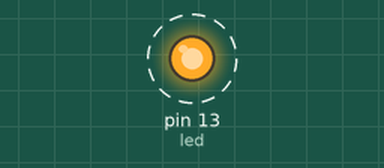
Bench run of a sketch on a simulated Arduino Uno, built with avr-gcc and run on an emulated ATmega328P. Shown: output pins drawn as LEDs (lit = HIGH). Dashed ring = blinking. What the sketch prints to the serial monitor is not drawn.

Above: at 0.5 s.
Timing chart, 0 to 4.6 s (numbered marks = the images above):
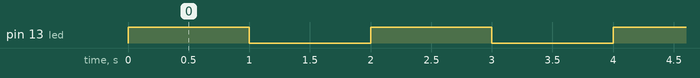

The sketch:

P5_EchoBlinkLED.ino
```cpp
// EL ARDUINO POSEE UN LED INTERNO DE PRUEBAS EN EL PIN DIGITAL 13..
int led = 13; // 2, 3, 4, 5.....13
int v;

void setup() {
  Serial.begin(9600);
  pinMode(led, OUTPUT);
}

void loop() {
  // put your main code here, to run repeatedly:

  digitalWrite(led, HIGH);
  Serial.println("LED PRENDIDO");
  delay(1000);
  digitalWrite(led, LOW);
  Serial.println("LED APAGADO");
  delay(1000);

}
```

Measured:
- by itself, pin 13 (led): alternates HIGH for 1.0 s and LOW for 1.0 s
